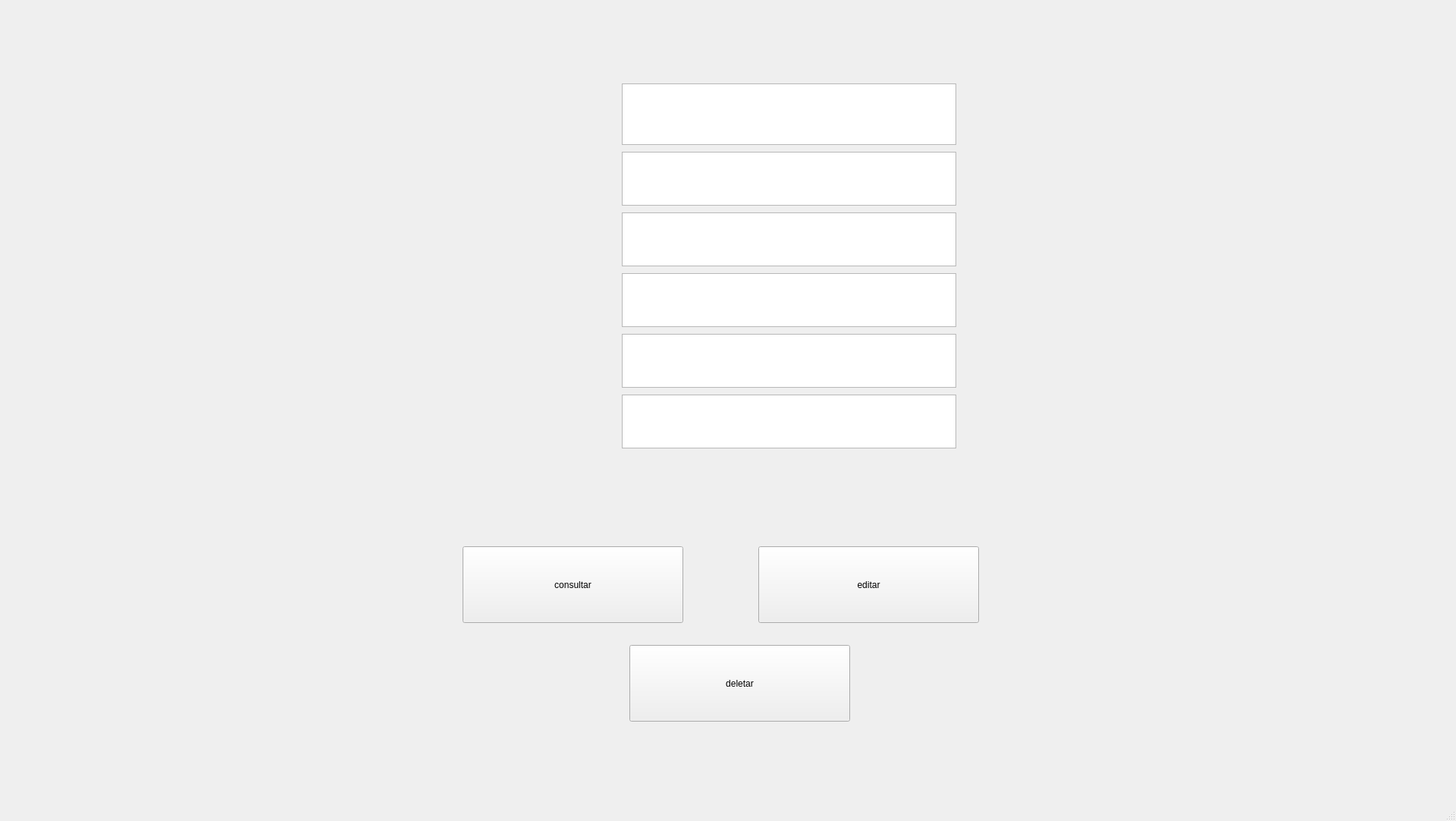
<?xml version="1.0" encoding="UTF-8"?>
<ui version="4.0">
 <class>MainWindow</class>
 <widget class="QMainWindow" name="MainWindow">
  <property name="geometry">
   <rect>
    <x>0</x>
    <y>0</y>
    <width>1920</width>
    <height>1082</height>
   </rect>
  </property>
  <property name="windowTitle">
   <string>MainWindow</string>
  </property>
  <widget class="QWidget" name="centralwidget">
   <widget class="QLabel" name="label">
    <property name="geometry">
     <rect>
      <x>0</x>
      <y>0</y>
      <width>1921</width>
      <height>1051</height>
     </rect>
    </property>
    <property name="text">
     <string/>
    </property>
    <property name="pixmap">
     <pixmap>CPF (1)/4.png</pixmap>
    </property>
    <property name="scaledContents">
     <bool>true</bool>
    </property>
   </widget>
   <widget class="QTextEdit" name="textcpf">
    <property name="geometry">
     <rect>
      <x>820</x>
      <y>110</y>
      <width>441</width>
      <height>81</height>
     </rect>
    </property>
   </widget>
   <widget class="QTextEdit" name="txtnome">
    <property name="geometry">
     <rect>
      <x>820</x>
      <y>200</y>
      <width>441</width>
      <height>71</height>
     </rect>
    </property>
   </widget>
   <widget class="QTextEdit" name="txtendereco">
    <property name="geometry">
     <rect>
      <x>820</x>
      <y>280</y>
      <width>441</width>
      <height>71</height>
     </rect>
    </property>
   </widget>
   <widget class="QTextEdit" name="txtcidade">
    <property name="geometry">
     <rect>
      <x>820</x>
      <y>360</y>
      <width>441</width>
      <height>71</height>
     </rect>
    </property>
   </widget>
   <widget class="QTextEdit" name="txtemail">
    <property name="geometry">
     <rect>
      <x>820</x>
      <y>440</y>
      <width>441</width>
      <height>71</height>
     </rect>
    </property>
   </widget>
   <widget class="QTextEdit" name="txtplano">
    <property name="geometry">
     <rect>
      <x>820</x>
      <y>520</y>
      <width>441</width>
      <height>71</height>
     </rect>
    </property>
   </widget>
   <widget class="QPushButton" name="btnconsultar">
    <property name="geometry">
     <rect>
      <x>610</x>
      <y>720</y>
      <width>291</width>
      <height>101</height>
     </rect>
    </property>
    <property name="text">
     <string>consultar</string>
    </property>
   </widget>
   <widget class="QPushButton" name="btneditar">
    <property name="geometry">
     <rect>
      <x>1000</x>
      <y>720</y>
      <width>291</width>
      <height>101</height>
     </rect>
    </property>
    <property name="text">
     <string>editar</string>
    </property>
   </widget>
   <widget class="QPushButton" name="btndeletar">
    <property name="geometry">
     <rect>
      <x>830</x>
      <y>850</y>
      <width>291</width>
      <height>101</height>
     </rect>
    </property>
    <property name="text">
     <string>deletar</string>
    </property>
   </widget>
  </widget>
  <widget class="QMenuBar" name="menubar">
   <property name="geometry">
    <rect>
     <x>0</x>
     <y>0</y>
     <width>1920</width>
     <height>26</height>
    </rect>
   </property>
  </widget>
  <widget class="QStatusBar" name="statusbar"/>
 </widget>
 <resources/>
 <connections/>
</ui>
